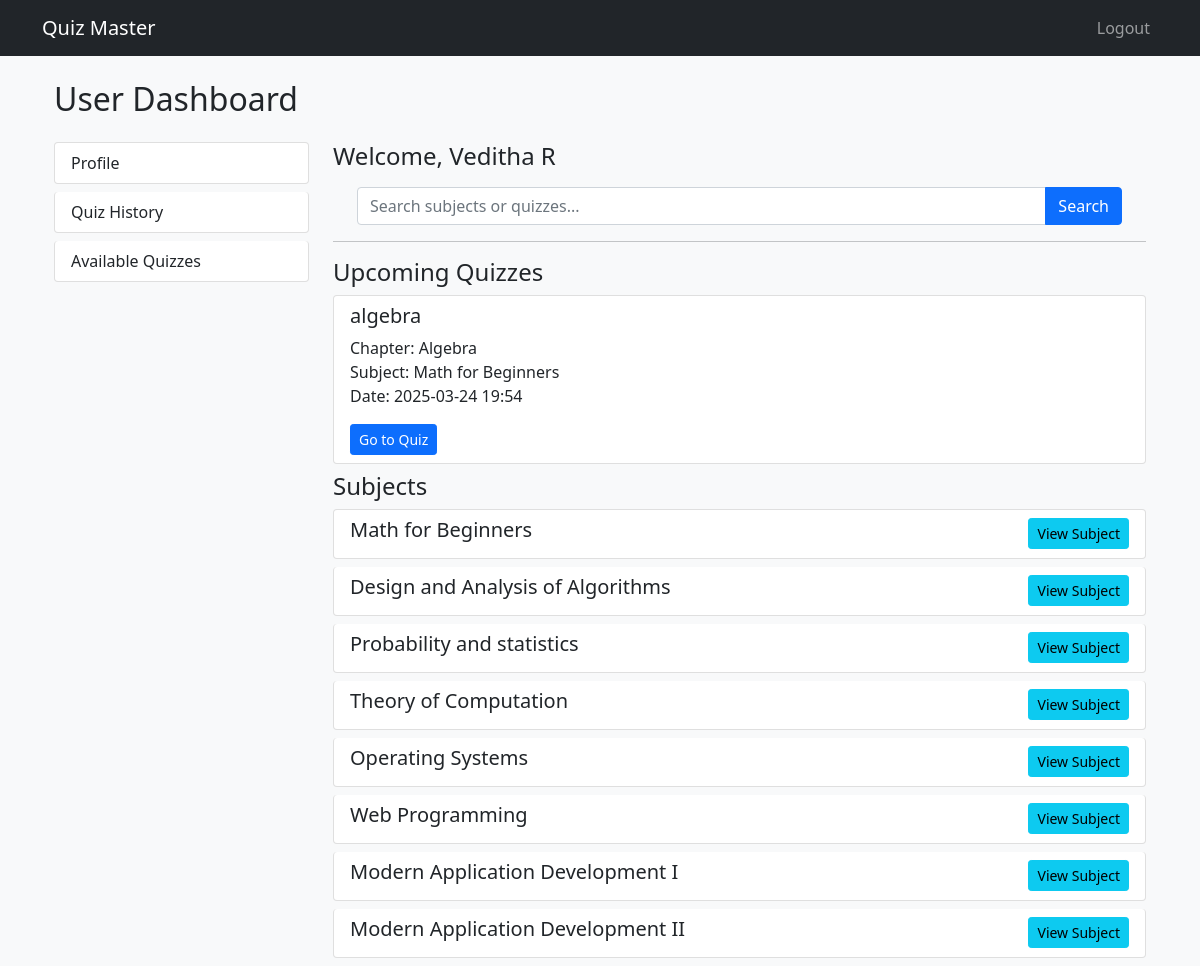
The page /user/dashboard (signed in) on the database its author committed.
### app.py (models this page shows)
class Users(db.Model):
    __tablename__ = 'users'
    user_id = db.Column(db.Integer, primary_key=True)
    email = db.Column(db.String(120), unique=True, nullable=False)
    password = db.Column(db.String(255), nullable=False)
    fullname = db.Column(db.String(100), nullable=False)
    qualification = db.Column(db.String(100))
    dob = db.Column(db.Date, nullable=False)
    is_admin = db.Column(db.Boolean, default=False)
    scores = db.relationship('Scores', backref='user', lazy=True)

class Quiz(db.Model):
    __tablename__ = 'quiz'
    quiz_id = db.Column(db.Integer, primary_key=True)
    name = db.Column(db.String(150), nullable=False)
    chapter_id = db.Column(db.Integer, db.ForeignKey('chapters.chapter_id'), nullable=False)
    date_of_quiz = db.Column(db.DateTime, nullable=False)
    time_duration = db.Column(db.Interval, nullable=False, default=timedelta(hours=1))
    remarks = db.Column(db.Text)
    questions = db.relationship('Questions', backref='quiz', lazy=True)
    scores = db.relationship('Scores', backref='quiz', lazy=True)

class Chapters(db.Model):
    __tablename__ = 'chapters'
    chapter_id = db.Column(db.Integer, primary_key=True)
    name = db.Column(db.String(100), nullable=False)
    description = db.Column(db.Text)
    subject_id = db.Column(db.Integer, db.ForeignKey('subject.subject_id'), nullable=False)
    quizzes = db.relationship('Quiz', backref='chapter', lazy=True)

class Subject(db.Model):
    __tablename__ = 'subject'
    subject_id = db.Column(db.Integer, primary_key=True)
    name = db.Column(db.String(100), unique=True, nullable=False)
    description = db.Column(db.Text)
    chapters = db.relationship('Chapters', backref='subject', lazy=True)

### app.py (the view)
@app.route('/user/dashboard')
@login_required
def user_dashboard():
    user = Users.query.get(session['user_id'])
    subjects = Subject.query.all()
    quizzes = Quiz.query.filter(Quiz.date_of_quiz >= datetime.now()).order_by(Quiz.date_of_quiz).all()
    return render_template(
        'user_dashboard.html',
        user=user,
        subjects=subjects,
        quizzes=quizzes
    )

### app.py (called while the page is built)
def login_required(f):
    @wraps(f)
    def decorated(*args, **kwargs):
        if 'user_id' not in session:
            return redirect(url_for('login'))
        return f(*args, **kwargs)
    return decorated

### templates/user_dashboard.html (shortened to what this page needs)
{% extends "base.html" %}
{% block content %}
<div class="container mt-4">
    <h2 class="mb-4">User Dashboard</h2>
    <div class="row">
        <div class="col-md-3">
            <div class="list-group">
                <a href="{{ url_for('user_profile') }}" class="list-group-item list-group-item-action">Profile</a>
                <a href="{{ url_for('user_quizzes') }}" class="list-group-item list-group-item-action">Quiz History</a>
                <a href="{{ url_for('available_quizzes') }}" class="list-group-item list-group-item-action">Available Quizzes</a>
            </div>
        </div>
        <div class="col-md-9">
            <h4>Welcome, {{ user.fullname }}</h4>
            <div class="container mt-3">
                <form action="{{ url_for('user_search') }}" method="GET" class="mb-3">
                    <div class="input-group">
                        <input type="text" name="q" class="form-control" placeholder="Search subjects or quizzes..." required>
                        <button type="submit" class="btn btn-primary">Search</button>
                    </div>
                </form>
            </div>
            <hr>
            <h4>Upcoming Quizzes</h4>
            <div class="list-group">
                {% for quiz in quizzes %}
                <div class="list-group-item">
                    <h5>{{ quiz.name }}</h5>
                    <p>
                        Chapter: {{ quiz.chapter.name }}<br>
                        Subject: {{ quiz.chapter.subject.name }}<br>
                        Date: {{ quiz.date_of_quiz.strftime('%Y-%m-%d %H:%M') }}
                    </p>
                    <a href="{{ url_for('quiz_page', quiz_id=quiz.quiz_id) }}" class="btn btn-primary btn-sm">Go to Quiz</a>
                </div>
                {% endfor %}
            </div>
            <h4>Subjects</h4>
            <div class="list-group">
                {% for subject in subjects %}
                <div class="list-group-item">
                    <div class="d-flex justify-content-between align-items-center">
                        <div>
                            <h5>{{ subject.name }}</h5>
                        </div>
                        <div>
                            <a href="{{ url_for('subject_page', subject_id=subject.subject_id) }}" class="btn btn-info btn-sm">View Subject</a>
                        </div>
                    </div>
                </div>
                {% endfor %}
            </div>
        </div>
    </div>
</div>
{% endblock %}

### static/styles.css (style rules this page uses)
.list-group-item { margin-bottom: 0.5rem; border-radius: 0.25rem; }
.btn-primary { background-color: #0d6efd; border-color: #0d6efd; }

### rows shown on the page
Users: fullname "Veditha R"
Quiz: name "algebra", chapter.name "Algebra", chapter.subject.name "Math for Beginners", date_of_quiz "2025-03-24 19:54"
Subject: name "Math for Beginners"
Subject: name "Design and Analysis of Algorithms"
Subject: name "Probability and statistics"
Subject: name "Theory of Computation"
Subject: name "Operating Systems"
Subject: name "Web Programming"
Subject: name "Modern Application Development I"
Subject: name "Modern Application Development II"
